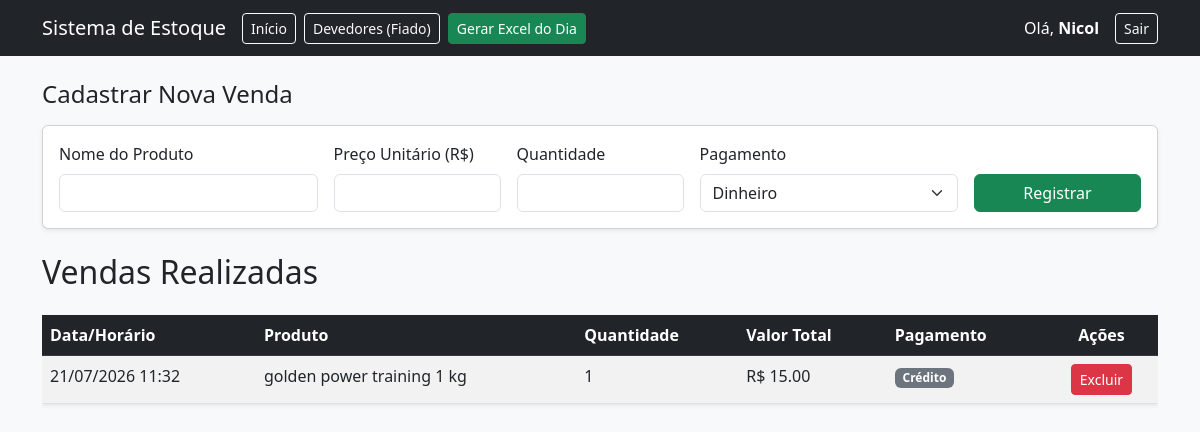
The page /registrarVendas (signed in) on the database its author committed.
### app.py (models this page shows)
class Usuario(UserMixin, db.Model):
    id = db.Column(db.Integer, primary_key=True)
    username = db.Column(db.String(50), unique=True, nullable=False)
    senha = db.Column(db.String(50), nullable=False)
    produtos = db.relationship('Produto', backref='dono', lazy='select')
    vendas = db.relationship('Venda', backref='dono', lazy='select')
    fiados = db.relationship('Fiado', backref='dono', lazy='select')

class Venda(db.Model):
    id = db.Column(db.Integer, primary_key=True)
    produto_nome = db.Column(db.String(100), nullable=False)
    quantidade = db.Column(db.Integer, nullable=False)
    valor_total = db.Column(db.Float, nullable=False)
    pagamento = db.Column(db.String(50), nullable=False)
    data_venda = db.Column(db.DateTime, default=datetime.now)
    usuario_id = db.Column(db.Integer, db.ForeignKey('usuario.id'), nullable=False)

### app.py (the view, shortened to what this page needs)
@app.route('/registrarVendas', methods=['GET', 'POST'])
@login_required
def registrarVendas():
    vendas = Venda.query.filter_by(usuario_id=current_user.id).order_by(Venda.data_venda.desc()).all()
    return render_template('registrarVendas.html', vendas=vendas)

### app.py (called while the page is built)
@login_manager.user_loader
def load_user(user_id):
    return db.session.get(Usuario, int(user_id))

### templates/registrarVendas.html (shortened to what this page needs)
<!DOCTYPE html>
<html lang="pt-br">
<head>
    <link href="https://cdn.jsdelivr.net/npm/bootstrap@5.3.0/dist/css/bootstrap.min.css" rel="stylesheet">
</head>
<body class="bg-light">
    <nav class="navbar navbar-expand-lg navbar-dark bg-dark mb-4">
        <div class="container">
            <a class="navbar-brand" href="/">Sistema de Estoque</a>
            <div class="collapse navbar-collapse" id="navbarNav">
                <ul class="navbar-nav me-auto">
                    <li class="nav-item">
                        <a class="btn btn-outline-light btn-sm me-2" href="/">Início</a>
                    </li>
                    <li class="nav-item">
                        <a class="btn btn-outline-light btn-sm me-2" href="/fiados">Devedores (Fiado)</a>
                    </li>
                    <li class="nav-item">
                        <a class="btn btn-success btn-sm" href="/exportar_excel">Gerar Excel do Dia</a>
                    </li>
                </ul>
            </div>
            <div class="d-flex align-items-center">
                <span class="navbar-text me-3 text-white">
                    Olá, <strong>{{ current_user.username }}</strong>
                </span>
                <a href="/logout" class="btn btn-outline-light btn-sm">Sair</a>
            </div>
        </div>
    </nav>
    <div class="container">
        <h2 class="h4 mb-3">Cadastrar Nova Venda</h2>
        <div class="card card-body mb-4 shadow-sm">
            <form method="POST" class="row g-3" action="/registrarVendas">
                <div class="col-md-3">
                    <label for="nome" class="form-label">Nome do Produto</label>
                    <input type="text" name="nome" id="nome" class="form-control" required>
                </div>
                <div class="col-md-2">
                    <label for="preco" class="form-label">Preço Unitário (R$)</label>
                    <input type="number" step="0.01" name="preco" id="preco" class="form-control" required>
                </div>
                <div class="col-md-2">
                    <label for="quantidade" class="form-label">Quantidade</label>
                    <input type="number" step="1" name="quantidade" id="quantidade" class="form-control" required>
                </div>
                <div class="col-md-3">
                    <label for="pagamento" class="form-label">Pagamento</label>
                    <select name="pagamento" id="pagamento" class="form-select" required onchange="verificarFiado()">
                        <option value="Dinheiro">Dinheiro</option>
                    </select>
                </div>
                <div class="col-md-2 d-flex align-items-end">
                    <button type="submit" class="btn btn-success w-100">Registrar</button>
                </div>
            </form>
        </div>
        <h2>Vendas Realizadas</h2>
        <div class="table-responsive">
            <table class="table table-striped table-hover mt-3 bg-white shadow-sm">
                <thead class="table-dark">
                    <tr>
                        <th>Data/Horário</th>
                        <th>Produto</th>
                        <th>Quantidade</th>
                        <th>Valor Total</th>
                        <th>Pagamento</th>
                        <th class="text-center">Ações</th>
                    </tr>
                </thead>
                <tbody>
                    {% for venda in vendas %}
                    <tr>
                        <td>{{ venda.data_venda.strftime('%d/%m/%Y %H:%M') }}</td>
                        <td>{{ venda.produto_nome }}</td>
                        <td>{{ venda.quantidade }}</td>
                        <td>R$ {{ "%.2f"|format(venda.valor_total) }}</td>
                        <td><span class="badge bg-secondary">{{ venda.pagamento }}</span></td>
                        <td class="text-center">
                            <a href="/deletar_venda/{{venda.id}}" class="btn btn-danger btn-sm"
                                onclick="return confirm('Tem certeza que deseja excluir esta venda?')">Excluir</a>
                        </td>
                    </tr>
                    {% endfor %}
                </tbody>
            </table>
        </div>
    </div>
</body>
</html>

### rows shown on the page
Usuario: username "Nicol"
Venda: data_venda "21/07/2026 11:32", produto_nome "golden power training 1 kg", quantidade "1", valor_total "15.00", pagamento "Crédito"
